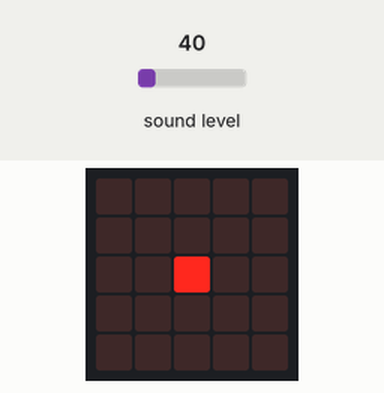
Simulated run of this program. Board: BBC micro:bit (MakeCode). Parts: the board's 5×5 LED display. Inputs (shaded band) come from the test bench; at power-on: sound level 40.

Above: at 1.2 s.
1.3 s: sound level set to 44
At 2.6 s:
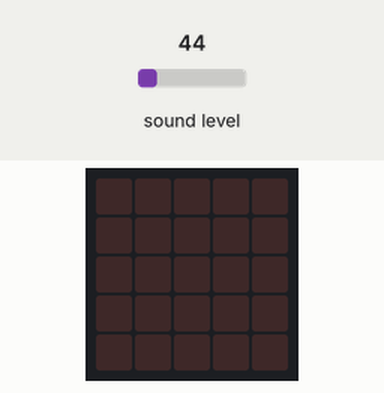
2.9 s: sound level set to 128
At 3.1 s:
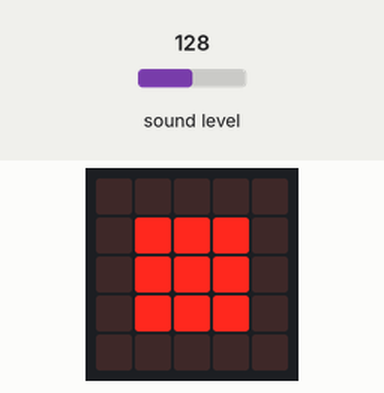
5.9 s: sound level set to 122
7.4 s: sound level set to 5
At 7.6 s:
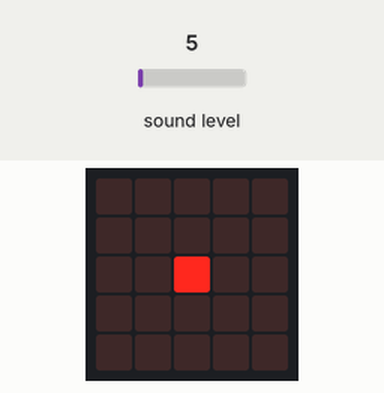
Timing chart, 0 to 10.4 s (numbered marks = the images above; inputs shaded):
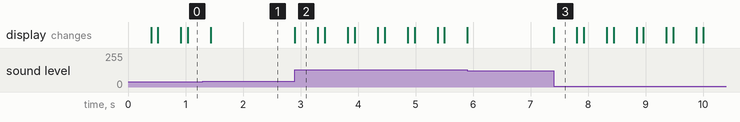

The program:

main.ts
```typescript
basic.forever(function () {
    if (input.soundLevel() <= 40) {
        basic.showLeds(`
            . . . . .
            . . . . .
            . . # . .
            . . . . .
            . . . . .
            `)
        basic.clearScreen()
        basic.pause(100)
    } else {
        if (input.soundLevel() >= 125) {
            basic.showLeds(`
                . . . . .
                . # # # .
                . # # # .
                . # # # .
                . . . . .
                `)
            basic.clearScreen()
            basic.pause(100)
        } else {
            if (input.soundLevel() >= 200) {
                basic.showLeds(`
                    # # # # #
                    # # # # #
                    # # # # #
                    # # # # #
                    # # # # #
                    `)
                basic.clearScreen()
                basic.pause(100)
            }
        }
    }
})
```

test.ts
```typescript
// aquí va el archivo "tests"; esto no se compilará cuando este paquete se utilice como una extensión.
```

Measured:
- the behaviour switches between 40 and 41 on sound level (found by bisection; images 0 and 1)
- after the input at 2.9 s, the display: changes at once (image 2)
- after the input at 7.4 s, the display: changes at once (image 3)
- what the display in image 2 shows lasts 0.4 s, from 2.9 s to 3.3 s
